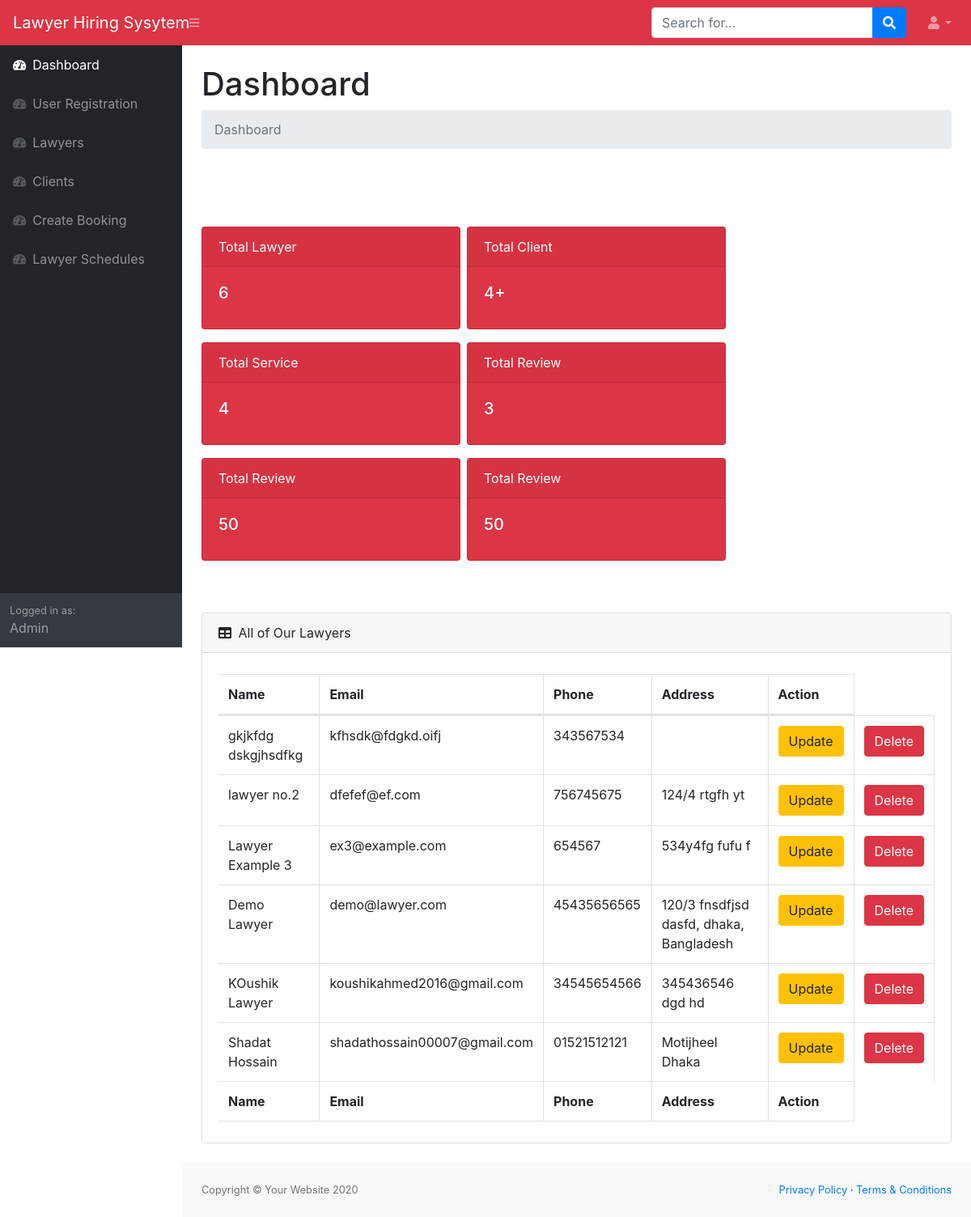
Page /dashboard/ (signed in) on the committed database.
### users/models.py (models this page shows)
class User(AbstractUser):
    USER_TYPE_CHOICES = (
        (1, 'admin'),
        (2, 'lawyer'),
        (3, 'clients'),
    )
    mobile_no = models.CharField("Mobile Number", max_length=11)
    address = models.TextField("Address")
    category = models.ForeignKey(Category, verbose_name='Select Lawyer Category', on_delete=models.CASCADE, blank=True, null=True)
    membership_id = models.CharField("Bar Membership ID", max_length=15, blank=True, null=True)
    image = models.ImageField("Profile Picture", upload_to=upload_directory, default='default.jpg')
    user_type = models.PositiveIntegerField(choices=USER_TYPE_CHOICES, default=1, blank=True, null=True)
    bio = models.TextField("Bio", null=True, blank=True)
    exp = models.CharField("Experience", max_length=2, null=True, blank=True)
    fee = models.CharField("Consultaion Fee", max_length=100, null=True, blank=True)

### users/views.py (the view)
# urls.py: path('dashboard/', dashboard, name='dashboard'),
@login_required
def dashboard(request):
    lawyers = User.objects.filter(user_type=2)
    clients = User.objects.filter(user_type=3)
    tlawyers = User.objects.filter(user_type=2).count()
    tclients = User.objects.filter(user_type=3).count()
    bookings = Booking.objects.count()
    reviews = Review.objects.count()
    ctx = {
        'lawyers' : lawyers,
        'clients' : clients,
        'tlawyers' : tlawyers,
        'tclients' : tclients,
        'bookings' : bookings,
        'reviews' : reviews,
    }
    return render(request, 'users/dashboard/index.html', context=ctx)

### users/templates/users/dashboard/index.html (shortened to what this page needs)
{% extends 'users/dashboard/base.html' %}
{% block content %}
<h1 class="mt-4">Dashboard</h1>
<ol class="breadcrumb mb-4">
    <li class="breadcrumb-item active">Dashboard</li>
</ol>
<br>
<div class="row my-5 mx-auto">
    <div class="card text-white bg-danger mb-3 mr-2" style="width: 20rem;">
        <div class="card-header">Total Lawyer</div>
        <div class="card-body">
          <h5 class="card-title">{{ tlawyers }}</h5>
        </div>
      </div>
      <div class="card text-white bg-danger mb-3 mr-2" style="width: 20rem;">
        <div class="card-header">Total Client</div>
        <div class="card-body">
          <h5 class="card-title">{{ tclients }}+</h5>
        </div>
      </div>
      <div class="card text-white bg-danger mb-3 mr-2" style="width: 20rem;">
        <div class="card-header">Total Service</div>
        <div class="card-body">
          <h5 class="card-title">{{ bookings }}</h5>
        </div>
      </div>
      <div class="card text-white bg-danger mb-3 mr-2" style="width: 20rem;">
        <div class="card-header">Total Review</div>
        <div class="card-body">
          <h5 class="card-title">{{ reviews }}</h5>
        </div>
      </div>
      <div class="card text-white bg-danger mb-3 mr-2" style="width: 20rem;">
        <div class="card-header">Total Review</div>
        <div class="card-body">
          <h5 class="card-title">50</h5>
        </div>
      </div>
      <div class="card text-white bg-danger mb-3 mr-2" style="width: 20rem;">
        <div class="card-header">Total Review</div>
        <div class="card-body">
          <h5 class="card-title">50</h5>
        </div>
      </div>
</div>
<div class="card mb-4">
    <div class="card-header">
        <i class="fas fa-table mr-1"></i>
        All of Our Lawyers
    </div>
    <div class="card-body">
        <div class="table-responsive">
            <table class="table table-bordered" id="dataTable" width="100%" cellspacing="0">
                <thead>
                    <tr>
                        <th>Name</th>
                        <th>Email</th>
                        <th>Phone</th>
                        <th>Address</th>
                        <th>Action</th>
                    </tr>
                </thead>
                <tfoot>
                    <tr>
                        <th>Name</th>
                        <th>Email</th>
                        <th>Phone</th>
                        <th>Address</th>
                        <th>Action</th>
                    </tr>
                </tfoot>
                <tbody>
                    {% for lawyer in lawyers %}
                        <tr>
                            <td>{{ lawyer.first_name }} {{ lawyer.last_name }}</td>
                            <td>{{ lawyer.email }}</td>
                            <td>{{ lawyer.mobile_no }}</td>
                            <td>{{ lawyer.address }}</td>
                            <td><a href="{% url 'dlawyer-update' lawyer.id %}" class="btn btn-warning">Update</a></td>
                            <td><a href="{% url 'user-delete' lawyer.id %}" class="btn btn-danger">Delete</a></td>
                        </tr>
                    {% endfor %}
                </tbody>
            </table>
        </div>
    </div>
</div>
{% endblock content %}

### rows in the picture
User: first_name "gkjkfdg", last_name "dskgjhsdfkg", email "kfhsdk@fdgkd.oifj", mobile_no "343567534"
User: first_name "lawyer", last_name "no.2", email "dfefef@ef.com", mobile_no "756745675", address "124/4 rtgfh yt"
User: first_name "Lawyer", last_name "Example 3", email "ex3@example.com", mobile_no "654567", address "534y4fg fufu f"
User: first_name "Demo", last_name "Lawyer", email "demo@lawyer.com", mobile_no "45435656565", address "120/3 fnsdfjsd dasfd, dhaka, Bangladesh"
User: first_name "KOushik", last_name "Lawyer", email "koushikahmed2016@gmail.com", mobile_no "34545654566", address "345436546 dgd hd"
User: first_name "Shadat", last_name "Hossain", email "shadathossain00007@gmail.com", mobile_no "01521512121", address "Motijheel Dhaka"

### other values in the picture
{{ tlawyers }} "6"
{{ tclients }} "4"
{{ bookings }} "4"
{{ reviews }} "3"
